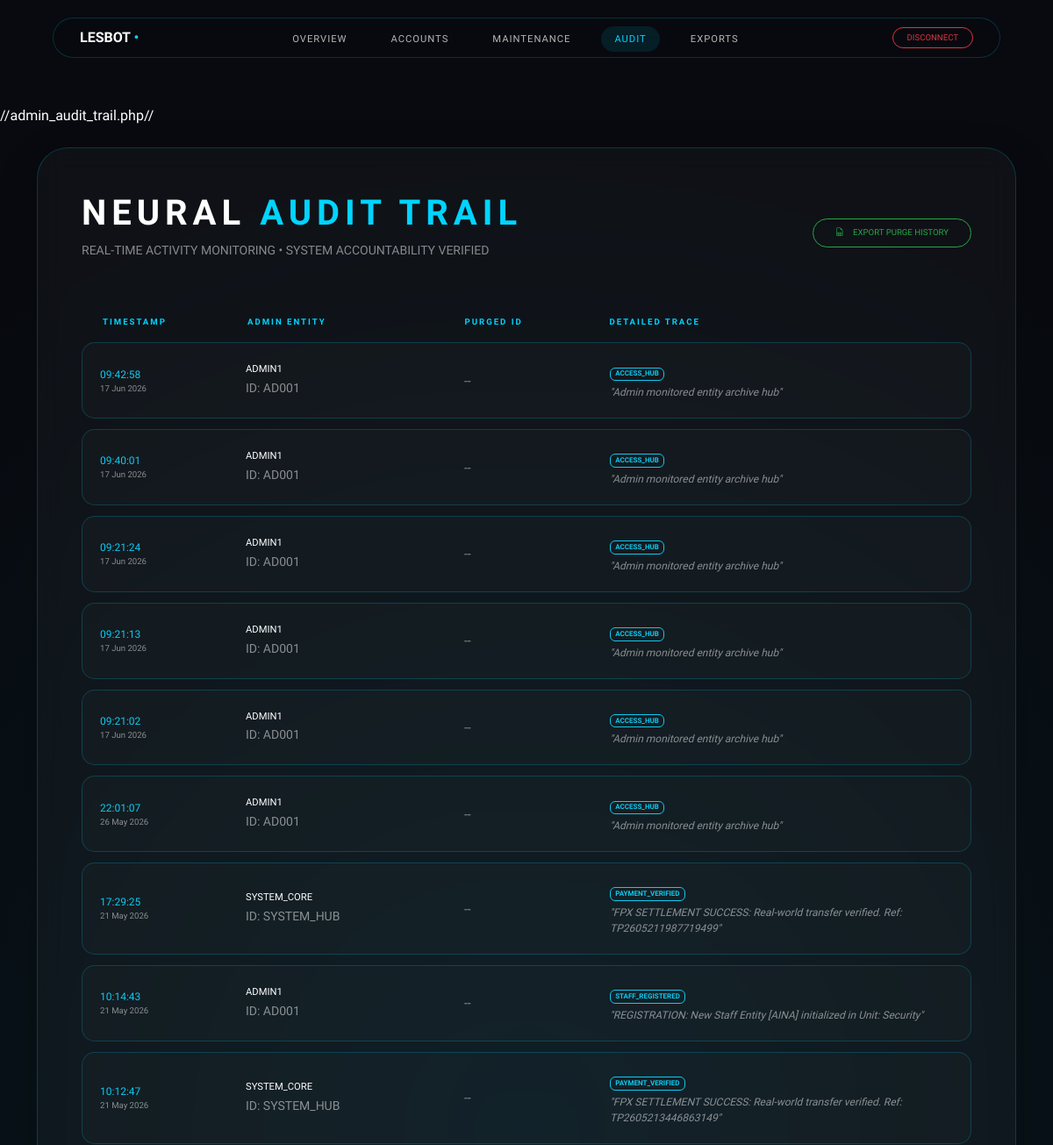
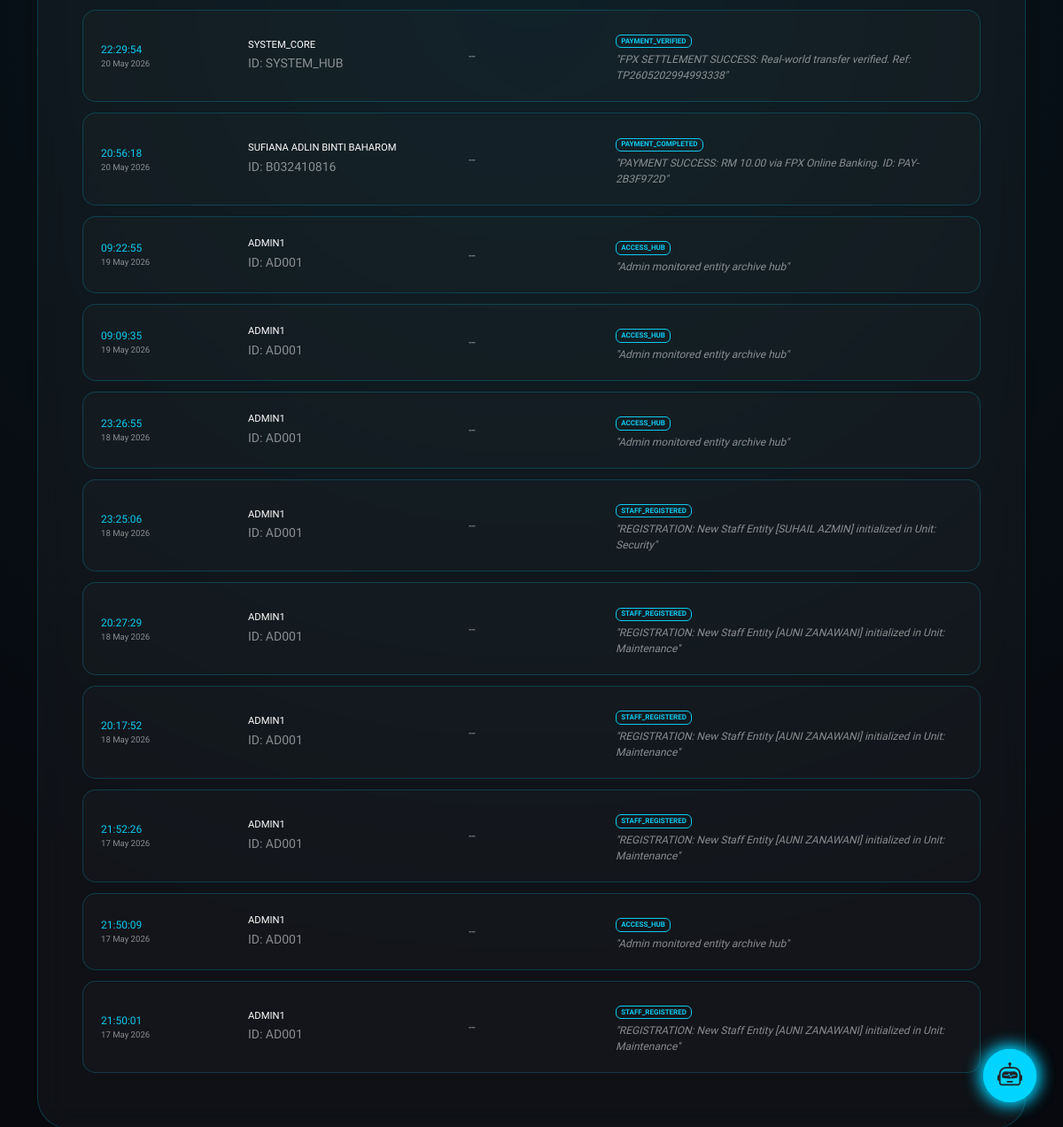
Screenshot of /admin_audit_trail.php (signed in) with the database file from the repository (2 pictures, top to bottom).
### tables this page shows
CREATE TABLE `system_audit_trail` (
  `audit_id` int NOT NULL,
  `admin_id` varchar(30) NOT NULL,
  `action_type` varchar(50) NOT NULL,
  `target_entity` varchar(50) DEFAULT NULL,
  `action_details` text,
  `created_at` timestamp NOT NULL DEFAULT CURRENT_TIMESTAMP
);

CREATE TABLE `users` (
  `my_row_id` bigint UNSIGNED NOT NULL ,
  `user_id` varchar(30) NOT NULL,
  `name` varchar(100) NOT NULL,
  `email` varchar(100) NOT NULL,
  `password` varchar(255) DEFAULT NULL,
  `role` enum('Student','Staff','Admin') NOT NULL,
  `reset_token` varchar(64) DEFAULT NULL,
  `token_expiry` datetime DEFAULT NULL,
  `requires_reset` tinyint(1) DEFAULT '0'
);

### admin_audit_trail.php (the view, shortened to what this page needs)
<?php
require_once 'db_config.php';
try {
    $query = "SELECT at.*, u.name as admin_name
              FROM system_audit_trail at
              LEFT JOIN users u ON at.admin_id COLLATE utf8mb4_general_ci = u.user_id COLLATE utf8mb4_general_ci
              ORDER BY at.created_at DESC";
    $stmt = $pdo->query($query);
    $audit_logs = $stmt->fetchAll();
} catch (PDOException $e) { die("Neural Link Error: " . $e->getMessage()); }
?>
<!DOCTYPE html>
<html lang="en">
<head>
    <link href="assets/vendor/bootstrap/css/bootstrap.min.css" rel="stylesheet">
    <link href="assets/vendor/bootstrap-icons/bootstrap-icons.css" rel="stylesheet">
</head>
<body>
<nav class="neural-nav">
    <a href="admin_dashboard.php" class="text-white text-decoration-none" style="font-family: 'Orbitron'; font-weight: 900;">LESBOT <span style="color: var(--lesbot-cyan);">•</span></a>
    <ul class="nav-links-container">
        <li><a href="admin_dashboard.php">OVERVIEW</a></li>
        <li><a href="manage_accounts.php">ACCOUNTS</a></li>
        <li><a href="admin_maintenance.php">MAINTENANCE</a></li>
        <li><a href="admin_audit_trail.php" class="active">AUDIT</a></li>
        <li><a href="export_data.php">EXPORTS</a></li>
    </ul>
    <a href="logout.php" class="btn btn-sm btn-outline-danger rounded-pill px-3 font-orbitron" style="font-size: 0.6rem;">DISCONNECT</a>
</nav>
<div class="container mt-4">
    <div class="system-container shadow-lg">
        <div class="d-flex justify-content-between align-items-center mb-5">
            <div>
                <h1 style="font-family: 'Orbitron'; font-weight: 900; letter-spacing: 6px; margin: 0;">NEURAL <span style="color: var(--lesbot-cyan);">AUDIT TRAIL</span></h1>
                <p class="small text-white-50 mt-2">REAL-TIME ACTIVITY MONITORING • SYSTEM ACCOUNTABILITY VERIFIED</p>
            </div>
            <a href="export_purged_logs.php" class="btn-export">
                <i class="bi bi-file-earmark-spreadsheet me-2"></i> EXPORT PURGE HISTORY
            </a>
        </div>
        <div class="row align-items-center mb-3 px-4">
            <div class="col-md-2 label-neon">TIMESTAMP</div>
            <div class="col-md-3 label-neon">ADMIN ENTITY</div>
            <div class="col-md-2 label-neon">PURGED ID</div>
            <div class="col-md-5 label-neon">DETAILED TRACE</div>
        </div>
        <?php foreach($audit_logs as $log): ?>
            <div class="audit-row">
                <div class="row align-items-center">
                    <div class="col-md-2">
                        <div class="text-info font-orbitron" style="font-size: 0.75rem;"><?= date('H:i:s', strtotime($log['created_at'])) ?></div>
                        <div class="text-white-50 small" style="font-family: 'Orbitron'; font-size: 0.6rem;"><?= date('d M Y', strtotime($log['created_at'])) ?></div>
                    </div>
                    <div class="col-md-3">
                        <p class="m-0 font-orbitron" style="font-size: 0.7rem;"><?= htmlspecialchars($log['admin_name'] ?? 'SYSTEM_CORE') ?></p>
                        <small class="text-white-50">ID: <?= $log['admin_id'] ?></small>
                    </div>
                    <div class="col-md-2">
                        <?php if($log['action_type'] == 'ENTITY_PURGE'): ?>
                            <?php
                                $isStaff = (strpos($log['action_details'], 'ROLE: Staff') !== false);
                                $colorClass = $isStaff ? 'id-staff' : 'id-student';
                            ?>
                            <span class="<?= $colorClass ?>"><?= $log['target_entity'] ?></span>
                        <?php else: ?>
                            <span class="text-white-50 small">--</span>
                        <?php endif; ?>
                    </div>
                    <div class="col-md-5">
                        <span class="badge border border-info text-info mb-1" style="font-size: 0.5rem; font-family: 'Orbitron';"><?= $log['action_type'] ?></span>
                        <p class="m-0 text-white-50 small" style="font-style: italic; font-size: 0.75rem;">"<?= htmlspecialchars($log['action_details']) ?>"</p>
                    </div>
                </div>
            </div>
        <?php endforeach; ?>
    </div>
</div>
<button onclick="toggleLesBot()" style="position: fixed; bottom: 30px; right: 30px; border-radius: 50%; width: 60px; height: 60px; background: var(--lesbot-cyan); border: none; box-shadow: 0 0 20px var(--lesbot-cyan); z-index: 9998;">
</button>
<?php include 'chatbot_component.php'; ?>
</body>
</html>

### chatbot_component.php (shortened to what this page needs)
<button onclick="toggleLesBot()" style="position: fixed; bottom: 30px; right: 30px; border-radius: 50%; width: 60px; height: 60px; background: var(--lesbot-cyan); border: none; box-shadow: 0 0 20px var(--lesbot-cyan); z-index: 9998;">
    <i class="bi bi-robot fs-3 text-dark"></i>
</button>

### admin_audit_trail.php (style rules this page uses)
:root { --lesbot-cyan: #00d4ff; --obsidian: #080a0f; --glass: rgba(255, 255, 255, 0.03); --glass-border: rgba(0, 212, 255, 0.2); }
body { background-color: var(--obsidian); background-image: radial-gradient(circle at 50% 50%, rgba(0, 212, 255, 0.07) 0%, transparent 80%); color: #FFFFFF; font-family: 'Rajdhani', sans-serif; margin: 0; padding-top: 120px; min-height: 100vh; }
.neural-nav { position: fixed; top: 20px; left: 50%; transform: translateX(-50%); width: 90%; max-width: 1200px; background: rgba(8, 10, 15, 0.85); backdrop-filter: blur(20px); border: 1px solid var(--glass-border); border-radius: 50px; padding: 10px 30px; display: flex; justify-content: space-between; align-items: center; z-index: 1000; }
.nav-links-container { display: flex; gap: 20px; list-style: none; margin: 0; padding: 0; }
.nav-links-container a { color: rgba(255, 255, 255, 0.7); text-decoration: none; font-family: 'Orbitron'; font-size: 0.7rem; letter-spacing: 1px; padding: 8px 15px; border-radius: 20px; transition: 0.3s; }
.nav-links-container a.active { color: var(--lesbot-cyan); background: rgba(0, 212, 255, 0.1); }
.system-container { background: var(--glass); border: 1px solid var(--glass-border); border-radius: 35px; padding: 50px; backdrop-filter: blur(15px); }
.audit-row { background: rgba(255, 255, 255, 0.02); border: 1px solid var(--glass-border); border-radius: 15px; padding: 20px; margin-bottom: 12px; transition: 0.3s; }
.label-neon { font-family: 'Orbitron'; font-size: 0.6rem; color: var(--lesbot-cyan); letter-spacing: 2px; font-weight: 900; }
.btn-export { border: 1px solid #28a745; color: #28a745; background: transparent; font-family: 'Orbitron'; font-size: 0.6rem; border-radius: 50px; padding: 8px 25px; transition: 0.3s; text-decoration: none; }

### rows the page displays
system_audit_trail: created_at "09:42:58", created_at "17 Jun 2026", users.name "ADMIN1", admin "AD001", action_type "ACCESS_HUB", action_details "Admin monitored entity archive hub"
system_audit_trail: created_at "09:40:01", created_at "17 Jun 2026", users.name "ADMIN1", admin "AD001", action_type "ACCESS_HUB", action_details "Admin monitored entity archive hub"
system_audit_trail: created_at "09:21:24", created_at "17 Jun 2026", users.name "ADMIN1", admin "AD001", action_type "ACCESS_HUB", action_details "Admin monitored entity archive hub"
system_audit_trail: created_at "09:21:13", created_at "17 Jun 2026", users.name "ADMIN1", admin "AD001", action_type "ACCESS_HUB", action_details "Admin monitored entity archive hub"
system_audit_trail: created_at "09:21:02", created_at "17 Jun 2026", users.name "ADMIN1", admin "AD001", action_type "ACCESS_HUB", action_details "Admin monitored entity archive hub"
system_audit_trail: created_at "22:01:07", created_at "26 May 2026", users.name "ADMIN1", admin "AD001", action_type "ACCESS_HUB", action_details "Admin monitored entity archive hub"
system_audit_trail: created_at "17:29:25", created_at "21 May 2026", admin_name "SYSTEM_CORE", admin "SYSTEM_HUB", action_type "PAYMENT_VERIFIED", action_details "FPX SETTLEMENT SUCCESS: Real-world transfer verified. Ref: TP2605211987719499"
system_audit_trail: created_at "10:14:43", created_at "21 May 2026", users.name "ADMIN1", admin "AD001", action_type "STAFF_REGISTERED", action_details "REGISTRATION: New Staff Entity [AINA] initialized in Unit: Security"
system_audit_trail: created_at "10:12:47", created_at "21 May 2026", admin_name "SYSTEM_CORE", admin "SYSTEM_HUB", action_type "PAYMENT_VERIFIED", action_details "FPX SETTLEMENT SUCCESS: Real-world transfer verified. Ref: TP2605213446863149"
system_audit_trail: created_at "22:29:54", created_at "20 May 2026", admin_name "SYSTEM_CORE", admin "SYSTEM_HUB", action_type "PAYMENT_VERIFIED", action_details "FPX SETTLEMENT SUCCESS: Real-world transfer verified. Ref: TP2605202994993338"
system_audit_trail: created_at "20:56:18", created_at "20 May 2026", users.name "SUFIANA ADLIN BINTI BAHAROM", admin "B032410816", action_type "PAYMENT_COMPLETED", action_details "PAYMENT SUCCESS: RM 10.00 via FPX Online Banking. ID: PAY-2B3F972D"
system_audit_trail: created_at "09:22:55", created_at "19 May 2026", users.name "ADMIN1", admin "AD001", action_type "ACCESS_HUB", action_details "Admin monitored entity archive hub"
system_audit_trail: created_at "09:09:35", created_at "19 May 2026", users.name "ADMIN1", admin "AD001", action_type "ACCESS_HUB", action_details "Admin monitored entity archive hub"
system_audit_trail: created_at "23:26:55", created_at "18 May 2026", users.name "ADMIN1", admin "AD001", action_type "ACCESS_HUB", action_details "Admin monitored entity archive hub"
system_audit_trail: created_at "23:25:06", created_at "18 May 2026", users.name "ADMIN1", admin "AD001", action_type "STAFF_REGISTERED", action_details "REGISTRATION: New Staff Entity [SUHAIL AZMIN] initialized in Unit: Security"
system_audit_trail: created_at "20:27:29", created_at "18 May 2026", users.name "ADMIN1", admin "AD001", action_type "STAFF_REGISTERED", action_details "REGISTRATION: New Staff Entity [AUNI ZANAWANI] initialized in Unit: Maintenance"
system_audit_trail: created_at "20:17:52", created_at "18 May 2026", users.name "ADMIN1", admin "AD001", action_type "STAFF_REGISTERED", action_details "REGISTRATION: New Staff Entity [AUNI ZANAWANI] initialized in Unit: Maintenance"
system_audit_trail: created_at "21:52:26", created_at "17 May 2026", users.name "ADMIN1", admin "AD001", action_type "STAFF_REGISTERED", action_details "REGISTRATION: New Staff Entity [AUNI ZANAWANI] initialized in Unit: Maintenance"
system_audit_trail: created_at "21:50:09", created_at "17 May 2026", users.name "ADMIN1", admin "AD001", action_type "ACCESS_HUB", action_details "Admin monitored entity archive hub"
system_audit_trail: created_at "21:50:01", created_at "17 May 2026", users.name "ADMIN1", admin "AD001", action_type "STAFF_REGISTERED", action_details "REGISTRATION: New Staff Entity [AUNI ZANAWANI] initialized in Unit: Maintenance"
